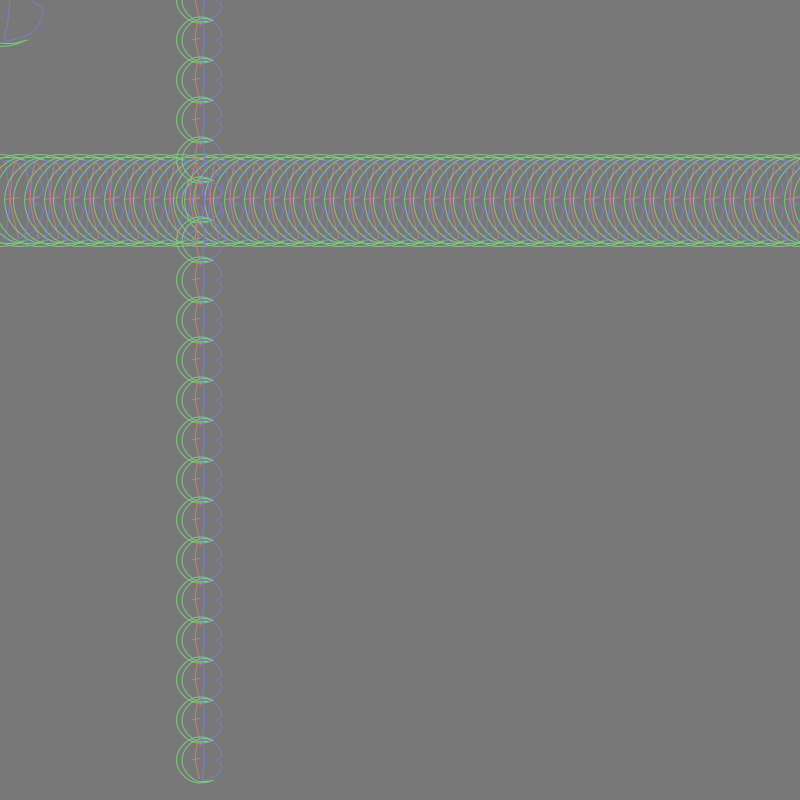
Frame 1 (no input)
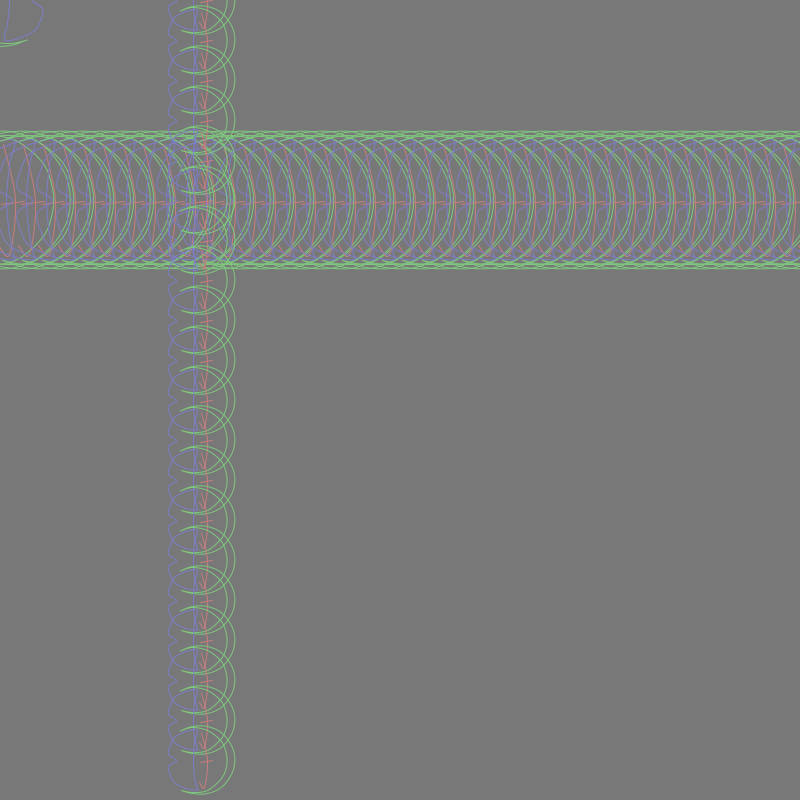
Frame 60 (the mouse pressed at the canvas centre just before this capture)
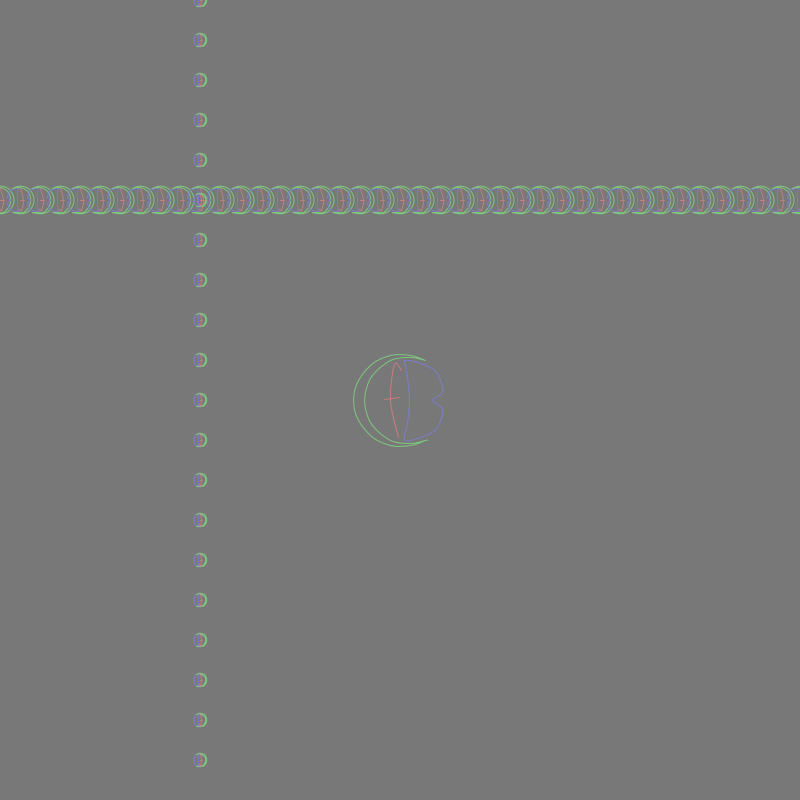
Frame 120 (the mouse held since frame 60 and released just before this capture)

The Processing sketch that drew these frames (run headless with seeded random() and noise(); from frame 60 on, the mouse is pressed at the canvas centre):

// Processing sketch: processing_38659
// ── processing_38659.pde

// homeWork (6); 
// copyright Carl Bajandas 2011 Pittsburgh, PA
float xPos,yPos, dia, inc  ;

void setup ()
{
size (800,800);
smooth();
noFill();
noCursor();
dia =50;
inc = 5;
}
void draw ()
{
  background (120);
  yPos = 0;
  xPos = 0;
   while ( xPos < 850)
   {
   CFB (xPos, 200, dia * 2, dia * 2);
    xPos=xPos+ 20;
   }
  
   while (yPos < 800)
   {
   CFB (200, yPos, dia , dia );
   yPos=yPos+ 40;
   }
 
 CFB ( mouseX, mouseY, 100, 100);  

  
  if (dia > 100) {
     inc = - inc;
  } 
  if (dia < -100){
    inc = -inc;
  }
  
  dia = dia + inc;
}


  
 
void CFB (float x, float y, float wd, float ht)
{

                   //// THIS IS THE B \\\\
beginShape ();
stroke( 125, 125, 200); // blue 
  curveVertex ( x + .04 * wd, y - .39 *ht);
  curveVertex ( x + .04 * wd, y - .39 *ht);
  curveVertex ( x + .07 * wd, y - .23 *ht);
  curveVertex ( x + .09 * wd, y);
  curveVertex ( x + .07 * wd, y + .23 *ht);
  curveVertex ( x + .04 * wd, y + .39 *ht);
  curveVertex ( x + .14 * wd, y + .39 *ht);
  curveVertex ( x + .33 * wd, y + .31 *ht);
  curveVertex ( x + .40 * wd, y + .20 *ht);
  curveVertex ( x + .42 * wd, y + .08 *ht);
  curveVertex ( x + .32 * wd, y);
  curveVertex ( x + .42 * wd, y - .08 *ht);
  curveVertex ( x + .40 * wd, y - .20 *ht);
  curveVertex ( x + .33 * wd, y - .31 *ht);
  curveVertex ( x + .14 * wd, y - .39 *ht);
  curveVertex ( x + .04 * wd, y - .39 *ht);
  curveVertex ( x + .33 * wd, y - .31 *ht);

endShape();


                   //// THIS IS THE C \\\\

              // this is the C's inner arc
  
beginShape ();
stroke( 125, 200, 125 ); // green 
  curveVertex   ( x + .25 * wd, y - .40 * ht );
  curveVertex   ( x + .25 * wd, y - .40 * ht );
  curveVertex   ( x + .10 * wd, y - .43 * ht );
  curveVertex   ( x - .10 * wd, y - .40 * ht );
  curveVertex   ( x - .28 * wd, y - .25 * ht );
  curveVertex   ( x - .35 * wd, y - .08 * ht );
  curveVertex ( x - .35 * wd, y + .08 * ht );
  curveVertex ( x - .28 * wd, y + .25 * ht );
  curveVertex ( x - .10 * wd, y + .40 * ht );
  curveVertex ( x + .10 * wd, y + .43 * ht );
  curveVertex ( x + .25 * wd, y + .40 * ht );

              // this is the C's outer arc 

  curveVertex   ( x + .25 * wd, y + .40 * ht );
  curveVertex   ( x + .10 * wd, y + .45 * ht );
  curveVertex   ( x - .10 * wd, y + .45 * ht );
  curveVertex   ( x - .30 * wd, y + .35 * ht );
  curveVertex   ( x - .45 * wd, y + .13 * ht );
  curveVertex ( x - .45 * wd, y - .13 * ht );
  curveVertex ( x - .30 * wd, y - .35 * ht );
  curveVertex ( x - .10 * wd, y - .45 * ht );
  curveVertex ( x + .10 * wd, y - .45 * ht );
  curveVertex ( x + .25 * wd, y - .40 * ht );
  curveVertex ( x + .25 * wd, y - .40 * ht );        
endShape();

              //// THIS IS THE effin F \\\\
              
beginShape ();
stroke (200,125,125);
  curveVertex ( x + .01 * wd, y - .30 * ht); 
  curveVertex ( x + .01 * wd, y - .30 * ht); 
  curveVertex ( x - .06 * wd, y - .36 * ht); 
  curveVertex ( x - .10 * wd, y);
  curveVertex ( x - .02 * wd, y + .37 * ht);
  curveVertex ( x - .02 * wd, y + .37 * ht);

endShape(); 

             //// this is the f's cross \\\\
             
beginShape();             
  vertex ( x - .16 * wd, y - .01 * ht); 
  vertex ( x - .01 * wd, y - .03 * ht); 
endShape();
}
